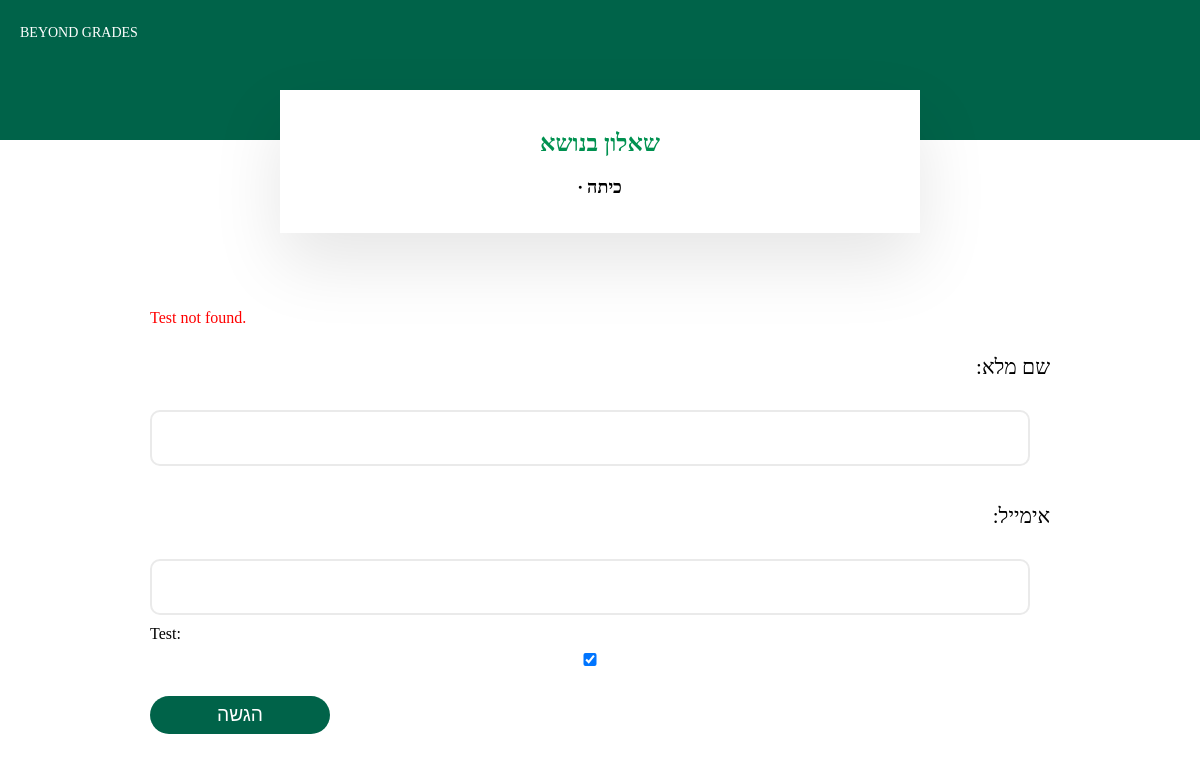
Before: /test_page/1719404301/ with the older database file.
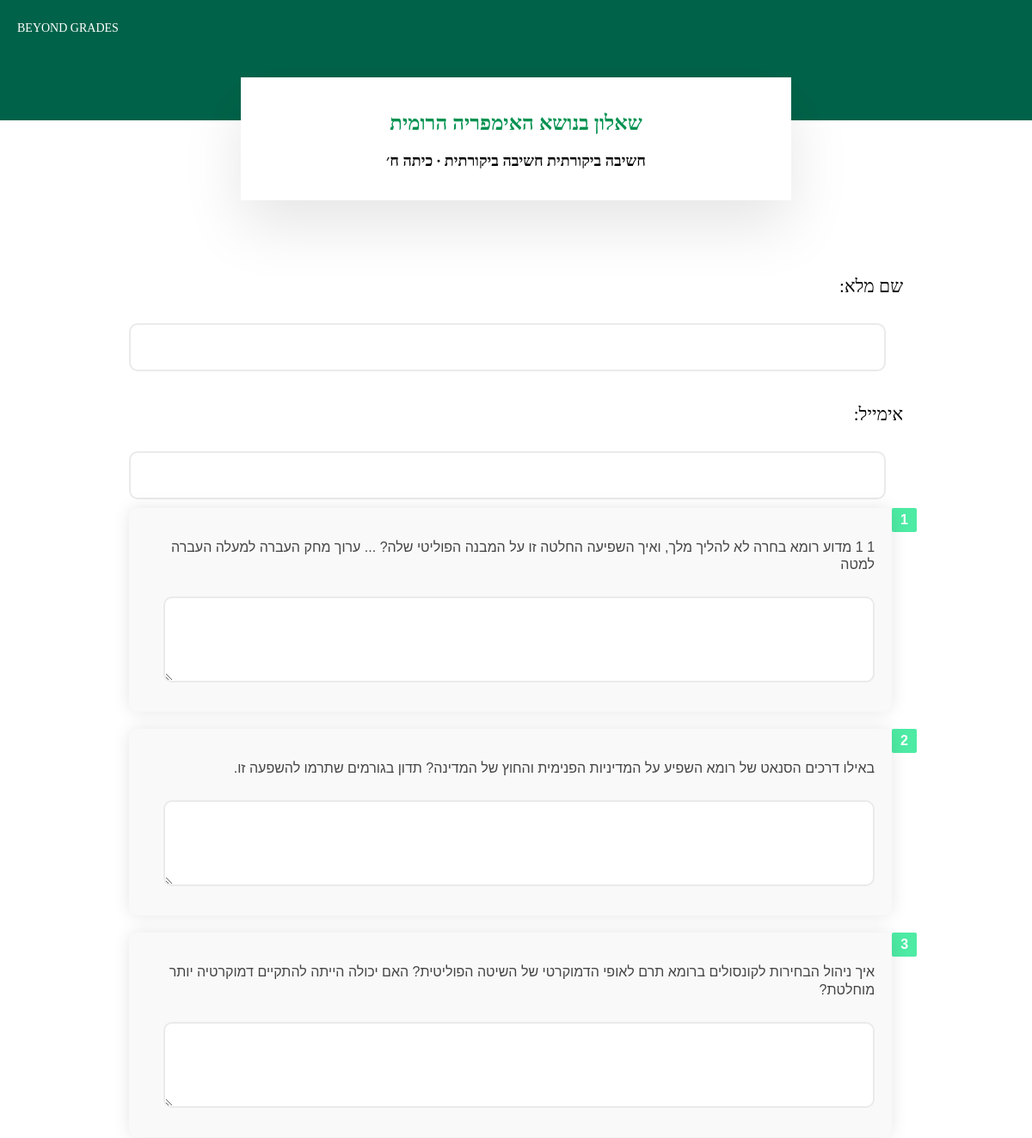
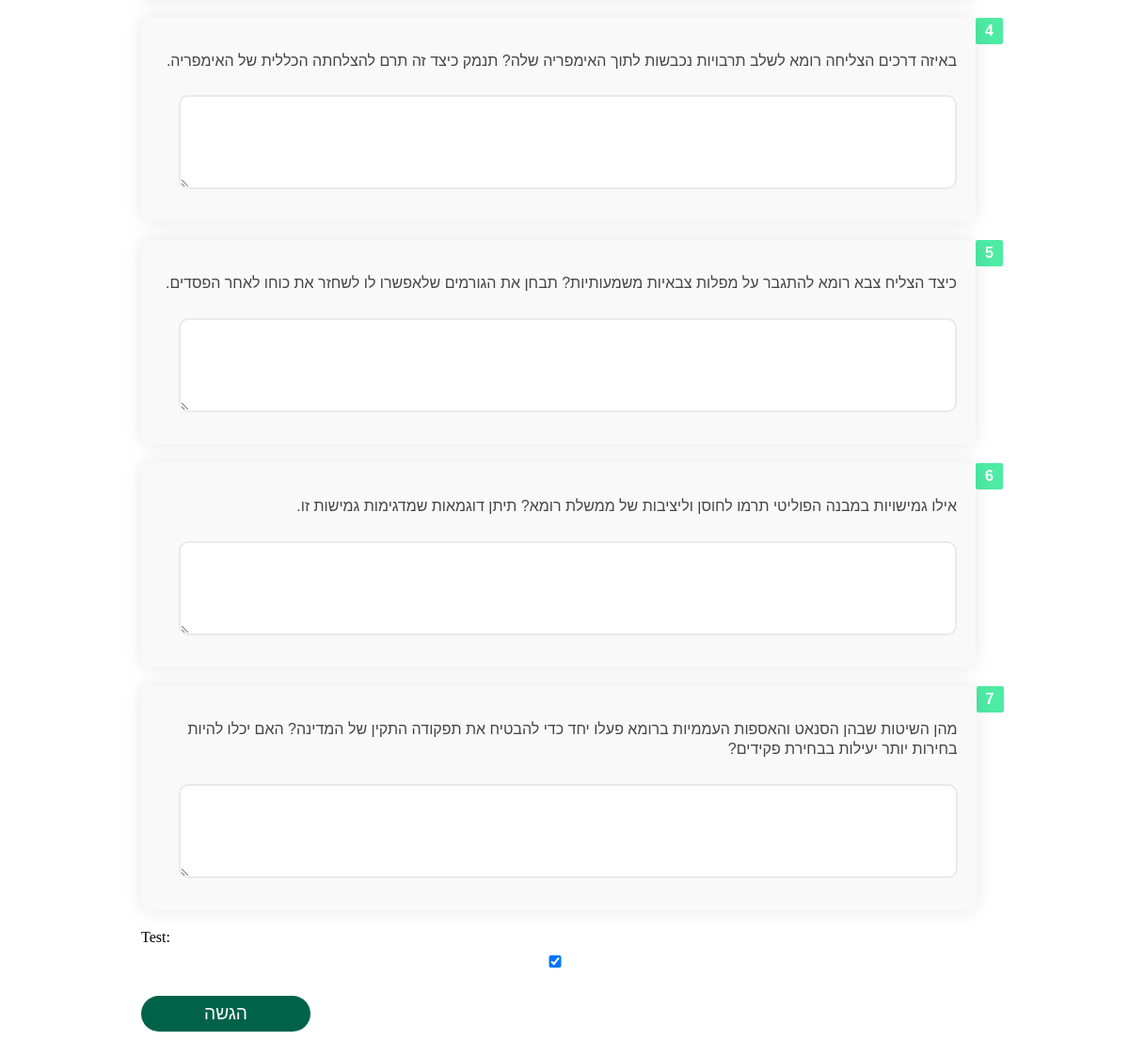
After: the same page with the newer database file (2 pictures, top to bottom).
### web/models.py (models this page shows, shortened)
class Test(models.Model):
    id = models.AutoField(primary_key=True)  # Field to store the test ID
    title = models.CharField(max_length=100)
    skill = models.CharField(max_length=100)  # Field to store skill
    subject = models.CharField(max_length=100)  # Field to store subject
    teacher = models.ForeignKey('Teacher', related_name='tests', on_delete=models.CASCADE)  # Field to store the teacher
    grade = models.CharField(max_length=100)

class Question(models.Model):
    id = models.AutoField(primary_key=True)  # Field to store the question ID
    test = models.ForeignKey('Test', related_name='questions', on_delete=models.CASCADE)
    number = models.IntegerField()  # Number of the question
    text = models.TextField()  # Text of the question

### web/views.py (the view)
# urls.py: path('test_page/<int:test_id>/', views.test_page, name='test_page'),
def test_page(request, test_id):
    try:
        test = Test.objects.get(id=test_id)
        questions = test.questions.all()  # Assuming a related_name of 'questions' in Test model
        if questions:
            return render(request, 'test_page.html', {'questions': questions, 'test': test, 'grade': test.grade, 'skill': test.skill})
        else:
            return render(request, 'test_page.html', {'error_message': 'No questions found for this test.'})
    except Test.DoesNotExist:
        return render(request, 'test_page.html', {'error_message': 'Test not found.'})

### web/templates/test_page.html (shortened to what this page needs)
{% extends 'base.html' %}
{% block content %}
<div class="header">
    <div class="header-text">BEYOND GRADES</div>
</div>
<div class="title-box">
    <h2 style="font-size: 24px; color: #009150">שאלון בנושא {{ test.title }}</h2>
    <h2 style="font-size: 18px; color: black">{{ skill }} {{ test.skill }} ∙ כיתה {{ test.grade }} </h2>
</div>
<div class="form-container">
    <form method="post" action="{% url 'submit_answers' %}">
        {% if error_message %}
            <p style="color: red;">{{ error_message }}</p>
        {% endif %}
        <div>
            <h4>שם מלא:</h4>
            <input type="text" name="full_name" id="full_name" required>
        </div>
        <div>
            <h4>אימייל:</h4>
            <input type="text" name="email" id="email" required>
        </div>
        {% for question in questions %}
        <div class="question-container">
            <div class="vertical-line">
                <div class="question-number">{{ forloop.counter }}</div>
            </div>
            <div class="triangle-box">
                <p class="question-text">{{ question.text }}</p>
                <textarea name="answer_{{ question.id }}" rows="3" cols="30"></textarea>
            </div>
        </div>
        {% endfor %}
        <div>
            <label for="test">Test:</label>
            <input type="checkbox" name="test" id="test" checked>
        </div>
        <button type="submit">הגשה</button>
    </form>
</div>
{% endblock %}

Changed rows visible on the page:
added Test: title "האימפריה הרומית", skill "חשיבה ביקורתית", grade "ח׳"
added Question: text "1 1 מדוע רומא בחרה לא להליך מלך, ואיך השפיעה החלטה זו על המבנה הפוליטי שלה? ... ערוך מחק העברה למעלה העברה למטה"
added Question: text "באילו דרכים הסנאט של רומא השפיע על המדיניות הפנימית והחוץ של המדינה? תדון בגורמים שתרמו להשפעה זו."
added Question: text "איך ניהול הבחירות לקונסולים ברומא תרם לאופי הדמוקרטי של השיטה הפוליטית? האם יכולה הייתה להתקיים דמוקרטיה יותר מוחלטת?"
added Question: text "באיזה דרכים הצליחה רומא לשלב תרבויות נכבשות לתוך האימפריה שלה? תנמק כיצד זה תרם להצלחתה הכללית של האימפריה."
added Question: text "כיצד הצליח צבא רומא להתגבר על מפלות צבאיות משמעותיות? תבחן את הגורמים שלאפשרו לו לשחזר את כוחו לאחר הפסדים."
added Question: text "אילו גמישויות במבנה הפוליטי תרמו לחוסן וליציבות של ממשלת רומא? תיתן דוגמאות שמדגימות גמישות זו."
added Question: text "מהן השיטות שבהן הסנאט והאספות העממיות ברומא פעלו יחד כדי להבטיח את תפקודה התקין של המדינה? האם יכלו להיות בחירות יותר יעילות בבחירת פקידים?"
Other visible differences:
{{ error_message }}: "Test not found." → (not shown)
